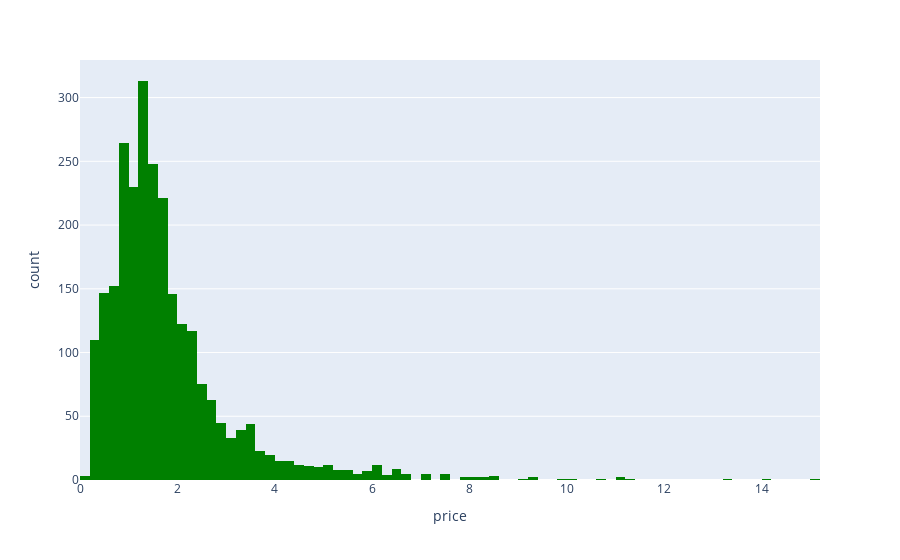

Notebook code for this chart:
### Markdown cell above
DISTRIBUTION OF PRICE OF FLAT AND HOUSE

### Code cell
def dist(property_type):
    if property_type == "flat":
        fig = px.histogram(new_df[new_df["property_type"] == "flat"], x="price", color_discrete_sequence=['green'])
    else:
        fig = px.histogram(new_df[new_df["property_type"] == "house"], x="price")
    return fig


dist("flat")

### Figure 1 — Plotly figure (JSON) as saved in the notebook; plotly's stock layout.template omitted (floating-point values rounded to 4 significant figures; data arrays with more than 128 entries replaced by an {"elided": "..."} marker saying what was removed)
{"data": [{"alignmentgroup": "True", "bingroup": "x", "hovertemplate": "price=%{x}<br>count=%{y}<extra></extra>", "legendgroup": "", "marker": {"color": "green", "pattern": {"shape": ""}}, "name": "", "offsetgroup": "", "orientation": "v", "showlegend": false, "type": "histogram", "x": {"elided": "2579 float values"}, "xaxis": "x", "yaxis": "y"}], "layout": {"barmode": "relative", "legend": {"tracegroupgap": 0}, "margin": {"t": 60}, "xaxis": {"anchor": "y", "domain": [0, 1], "title": {"text": "price"}}, "yaxis": {"anchor": "x", "domain": [0, 1], "title": {"text": "count"}}}}
